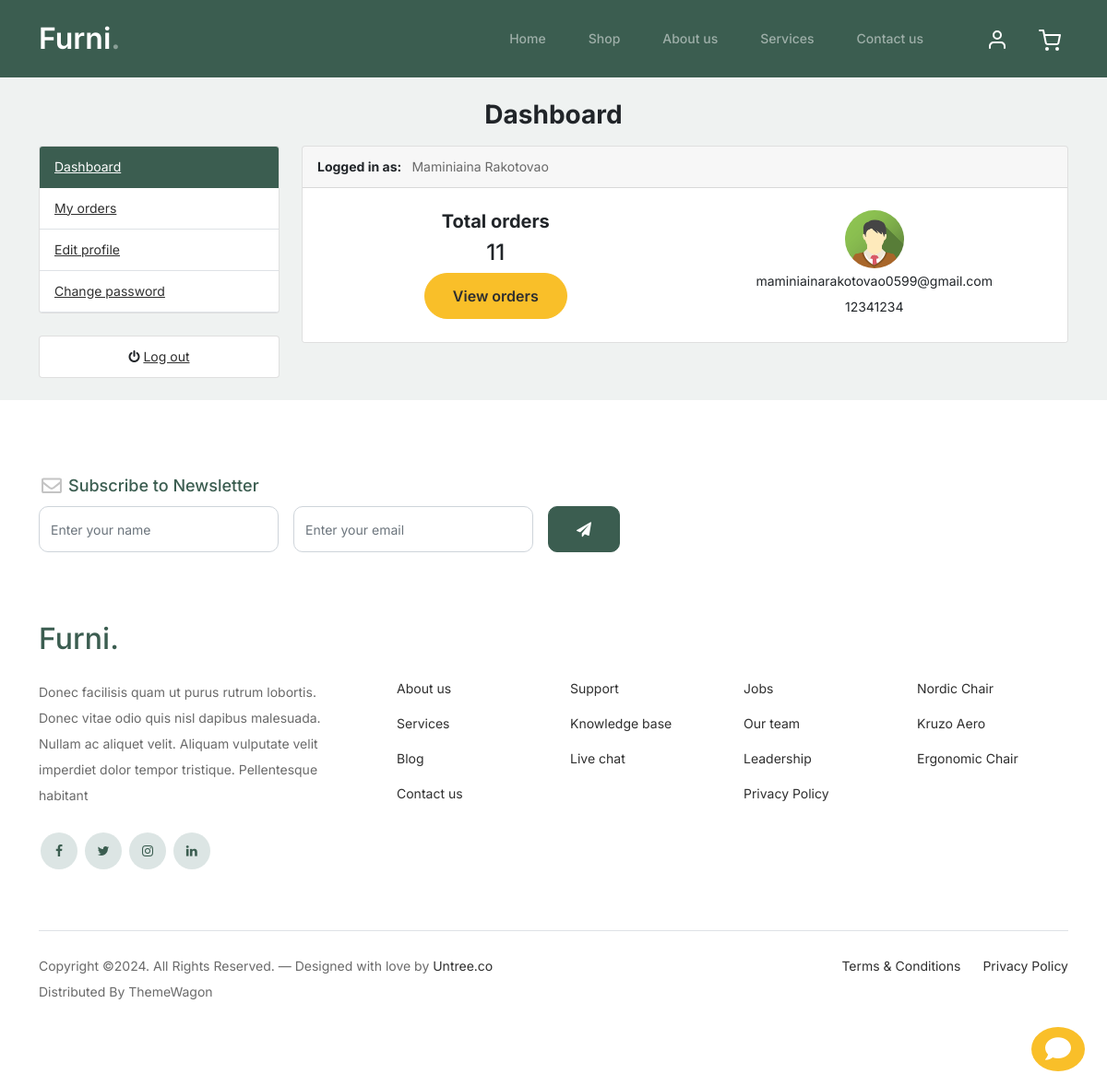
Screenshot of /accounts/dashboard/ (signed in) with the database file from the repository.
### accounts/models.py (models this page shows, shortened)
class Account(AbstractBaseUser):
    first_name = models.CharField(max_length=150)
    last_name = models.CharField(max_length=150)
    username= models.CharField(max_length=150, unique=True)
    email = models.EmailField(max_length=100, unique=True)
    phone_number = models.CharField(max_length=50)
    date_joined = models.DateTimeField(auto_now_add=True)
    last_login = models.DateTimeField(auto_now_add=True)
    is_admin = models.BooleanField(default=False)
    is_staff = models.BooleanField(default=False)
    is_active = models.BooleanField(default=False)
    is_super_user = models.BooleanField(default=False)
    USERNAME_FIELD = 'email'
    REQUIRED_FIELDS = ['username', 'first_name', 'last_name']
    objects = MyAccountManager()
    def full_name(self):
        return f"{self.first_name} {self.last_name}"
    @property
    def is_authenticated(self):
        return True

class UserProfile(models.Model):
    user = models.OneToOneField(Account, on_delete=models.CASCADE)
    address_line_1 = models.CharField(max_length=100, blank=True)
    address_line_2 = models.CharField(max_length=100, blank=True)
    profile_picture = models.ImageField(blank=True, upload_to='userprofile/')
    city = models.CharField(max_length=50, blank=True)
    state = models.CharField(max_length=50, blank=True)
    country = models.CharField(max_length=50, blank=True)

### accounts/views.py (the view)
# urls.py: path("dashboard/", views.dashboard, name='dashboard'),
@login_required(login_url='signin')
def dashboard(request):
    orders = Order.objects.order_by('-created_at').filter(
        user_id=request.user.id,
        is_ordered=True
    )
    userprofile = get_object_or_404(
        UserProfile,
        user=request.user
    )
    order_count = orders.count()
    context = {
        'order_count': order_count,
        "userprofile": userprofile
    }
    return render(request, 'accounts/dashboard.html', context)

### cart/context_processor.py (called while the page is built)
def counter(request):
    cart_count = 0
    if 'admin' in request.path:
        return {}
    else:
        try:
            cart = Cart.objects.filter(cart_id=_cart_id(request))
            if request.user.is_authenticated:
                cart_items = CartItem.objects.all().filter(user=request.user)
            else:
                cart_items = CartItem.objects.all().filter(cart=cart[:1])
            for cart_item in cart_items:
                cart_count += cart_item.quantity
        except Cart.DoesNotExist:
            cart_count = 0
    if cart_count > 9:
        cart_count = '9+'
    return dict(cart_count=cart_count)

### cart/views.py (called while the page is built)
def _cart_id(request):
    cart = request.session.session_key
    if not cart:
        cart = request.session.create()
    return cart

### chat/context_processor.py (called while the page is built, shortened)
def chat_context(request):
    if request.user.is_authenticated:
        username = request.user.username
        room_name = f'u{username}'
        if 'room_name' not in request.session or request.session['room_name'] != room_name:
            request.session['room_name'] = room_name
            request.session['username'] = username
            Room.objects.get_or_create(room_name=room_name)
    request.room_name = room_name
    request.username = username
    return {
        'chat_room_name': room_name,
        'chat_username': username,
    }

### chat/msg_context_processor.py (called while the page is built)
def room_message(request):
    room_name = request.session.get('room_name')
    print('Room name', room_name)
    if room_name:
        room, _ = Room.objects.get_or_create(room_name=room_name)
        get_messages = Message.objects.filter(room=room)
    else:
        get_messages = ['hello']
    return {
        'get_messages': get_messages,
    }

### templates/accounts/dashboard.html (shortened to what this page needs)
{% extends 'base.html' %}
{% load static %}
{% block content %}
<section class="dashboard">
    <div class="container">
        <div class="row mt-4">
            <h3 class="text-center fw-bold text-dark mb-3">Dashboard</h3>
            <div class="col-md-3 d-flex flex-column">
                {% include 'includes/dashboard_sidebar.html' %}
                <div>
                    <ul class="list-group my-4">
                        <li class="list-group-item poition-relative text-center">
                            <i class="fa fa-power-off"></i>
                            <a href="{% url 'signout' %}" class="stretched-link">Log out</a>
                        </li>
                      </ul>
                </div>
            </div>
            <div class="col-md-9 mb-3">
                <div class="card">
                    <div class="card-header">
                      <span class="text-dark me-2"><b>Logged in as: </b></span> {{user.full_name}}
                    </div>
                    <ul class="list-group list-group-flush">
                      <li class="list-group-item">
                        <div class="row">
                            <div class="col-md-6 text-center p-3">
                                <h5 class="card-title fw-bold">Total orders</h5>
                                <h4>{{order_count}}</h4>
                                <a
                                    href="{% url 'my_orders' %}"
                                    class="btn btn-secondary"
                                    >View orders</a>
                            </div>
                            <div class="col-md-6 text-center p-3">
                                <a href="{% url 'edit_profile' %}">
                                    <img
                                    src="{{ userprofile.profile_picture.url }}"
                                    alt="user profile"
                                    class="rounded-circle img-fluid avatar"
                                    >
                                </a>
                                <p class="mb-0">{{user.email}}</p>
                                <p class="mb-0">{{user.phone_number}}</p>
                            </div>
                        </div>
                      </li>
                    </ul>
                  </div>
            </div>
        </div>
    </div>
</section>
{% endblock %}

### static/css/style.css (style rules this page uses)
body { overflow-x: hidden; position: relative; }
body { font-family: "Inter", sans-serif; font-weight: 400; line-height: 28px; color: #6a6a6a; font-size: 14px; background-color: #eff2f1; }
a { text-decoration: none; -webkit-transition: .3s all ease; -o-transition: .3s all ease; transition: .3s all ease; color: #2f2f2f; text-decoration: underline; }
.btn { font-weight: 600; padding: 12px 30px; border-radius: 30px; color: #ffffff; background: #2f2f2f; border-color: #2f2f2f; }
.btn.btn-secondary { color: #2f2f2f; background: #f9bf29; border-color: #f9bf29; }

### funi/static/css/custom.css (style rules this page uses)
.avatar { max-width: 4rem; max-height: 4rem; }

### rows the page displays
Account: full_name "Maminiaina Rakotovao", email "maminiainarakotovao0599@gmail.com", phone_number "12341234"
UserProfile: profile_picture (picture)

### other values shown
{{ order_count }} "11"
